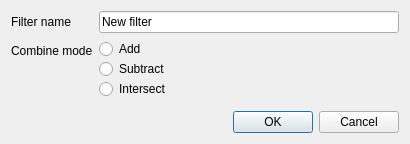
<?xml version="1.0" encoding="UTF-8"?>
<ui version="4.0">
 <class>AdvancedFilterModifyDialog</class>
 <widget class="QDialog" name="AdvancedFilterModifyDialog">
  <property name="windowModality">
   <enum>Qt::WindowModal</enum>
  </property>
  <property name="geometry">
   <rect>
    <x>0</x>
    <y>0</y>
    <width>410</width>
    <height>144</height>
   </rect>
  </property>
  <property name="windowTitle">
   <string>New filter</string>
  </property>
  <property name="modal">
   <bool>true</bool>
  </property>
  <layout class="QVBoxLayout" name="verticalLayout">
   <item>
    <widget class="QWidget" name="widget" native="true">
     <layout class="QFormLayout" name="formLayout">
      <property name="margin">
       <number>0</number>
      </property>
      <item row="0" column="0">
       <widget class="QLabel" name="label">
        <property name="text">
         <string>Filter name</string>
        </property>
       </widget>
      </item>
      <item row="0" column="1">
       <widget class="QSelectAllLineEdit" name="filterName">
        <property name="minimumSize">
         <size>
          <width>300</width>
          <height>0</height>
         </size>
        </property>
        <property name="text">
         <string>New filter</string>
        </property>
       </widget>
      </item>
      <item row="1" column="0">
       <widget class="QLabel" name="label_2">
        <property name="text">
         <string>Combine mode</string>
        </property>
       </widget>
      </item>
      <item row="1" column="1">
       <widget class="QWidget" name="widget_2" native="true">
        <layout class="QVBoxLayout" name="verticalLayout_2" stretch="0,0,0">
         <property name="spacing">
          <number>0</number>
         </property>
         <property name="margin">
          <number>0</number>
         </property>
         <item>
          <widget class="QRadioButton" name="radioAdd">
           <property name="toolTip">
            <string>Add result of this filter to the previous one.</string>
           </property>
           <property name="text">
            <string>Add</string>
           </property>
           <property name="icon">
            <iconset resource="res/icons.qrc">
             <normaloff>:/ic_af_add.png</normaloff>:/ic_af_add.png</iconset>
           </property>
           <property name="iconSize">
            <size>
             <width>16</width>
             <height>16</height>
            </size>
           </property>
          </widget>
         </item>
         <item>
          <widget class="QRadioButton" name="radioSubtract">
           <property name="toolTip">
            <string>Subtract result of this filter from previous one.</string>
           </property>
           <property name="text">
            <string>Subtract</string>
           </property>
           <property name="icon">
            <iconset resource="res/icons.qrc">
             <normaloff>:/ic_af_sub.png</normaloff>:/ic_af_sub.png</iconset>
           </property>
           <property name="iconSize">
            <size>
             <width>16</width>
             <height>16</height>
            </size>
           </property>
          </widget>
         </item>
         <item>
          <widget class="QRadioButton" name="radioIntersect">
           <property name="toolTip">
            <string>Results that matches this filter and all previous will be present in the result.</string>
           </property>
           <property name="text">
            <string>Intersect</string>
           </property>
           <property name="icon">
            <iconset resource="res/icons.qrc">
             <normaloff>:/ic_af_intersect.png</normaloff>:/ic_af_intersect.png</iconset>
           </property>
           <property name="iconSize">
            <size>
             <width>16</width>
             <height>16</height>
            </size>
           </property>
          </widget>
         </item>
        </layout>
       </widget>
      </item>
     </layout>
    </widget>
   </item>
   <item>
    <widget class="QDialogButtonBox" name="buttonBox">
     <property name="orientation">
      <enum>Qt::Horizontal</enum>
     </property>
     <property name="standardButtons">
      <set>QDialogButtonBox::Cancel|QDialogButtonBox::Ok</set>
     </property>
    </widget>
   </item>
  </layout>
 </widget>
 <customwidgets>
  <customwidget>
   <class>QSelectAllLineEdit</class>
   <extends>QLineEdit</extends>
   <header>widgets/QSelectAllLineEdit.h</header>
  </customwidget>
 </customwidgets>
 <tabstops>
  <tabstop>filterName</tabstop>
  <tabstop>radioAdd</tabstop>
  <tabstop>radioSubtract</tabstop>
  <tabstop>radioIntersect</tabstop>
  <tabstop>buttonBox</tabstop>
 </tabstops>
 <resources>
  <include location="res/icons.qrc"/>
 </resources>
 <connections>
  <connection>
   <sender>buttonBox</sender>
   <signal>accepted()</signal>
   <receiver>AdvancedFilterModifyDialog</receiver>
   <slot>accept()</slot>
   <hints>
    <hint type="sourcelabel">
     <x>248</x>
     <y>254</y>
    </hint>
    <hint type="destinationlabel">
     <x>157</x>
     <y>274</y>
    </hint>
   </hints>
  </connection>
  <connection>
   <sender>buttonBox</sender>
   <signal>rejected()</signal>
   <receiver>AdvancedFilterModifyDialog</receiver>
   <slot>reject()</slot>
   <hints>
    <hint type="sourcelabel">
     <x>316</x>
     <y>260</y>
    </hint>
    <hint type="destinationlabel">
     <x>286</x>
     <y>274</y>
    </hint>
   </hints>
  </connection>
 </connections>
</ui>
